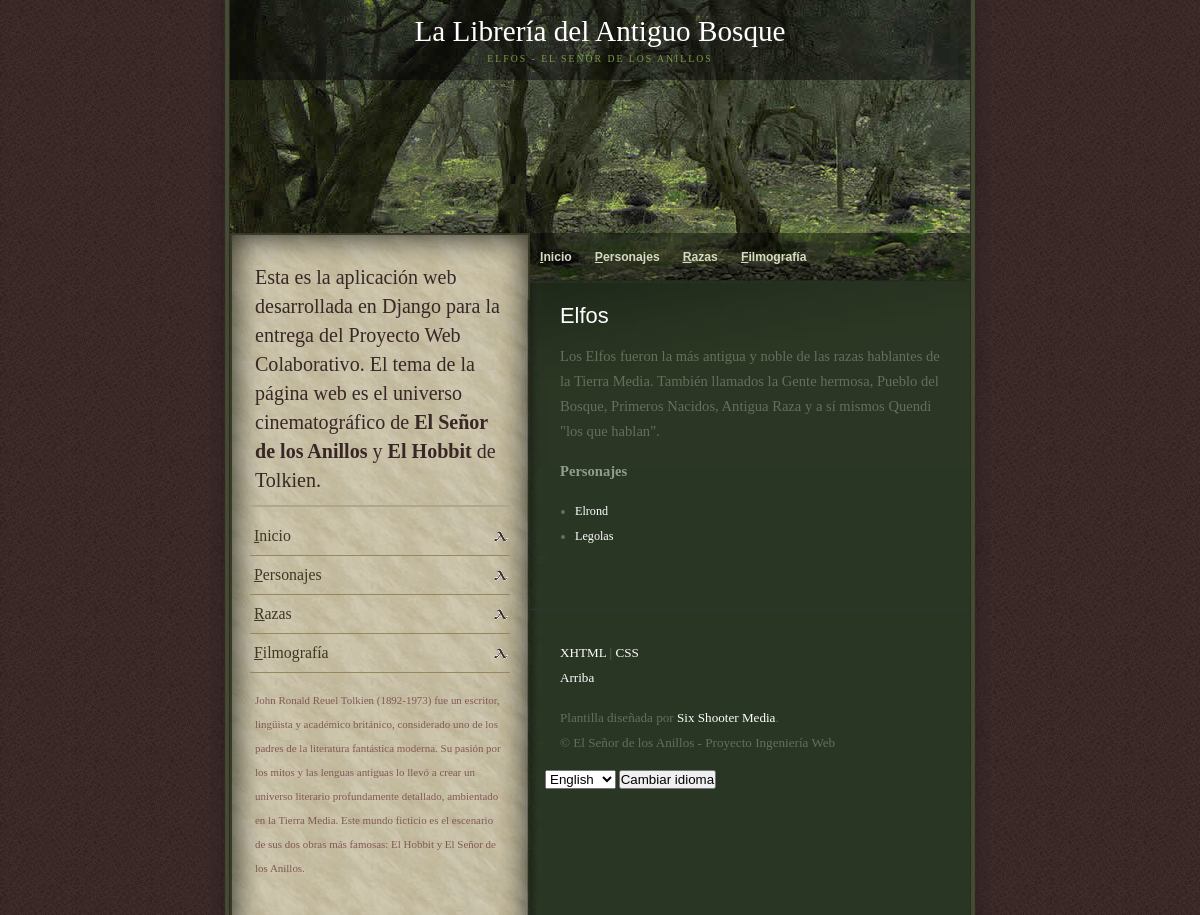
/es/razas/1/, run on an earlier commit of the app's database.
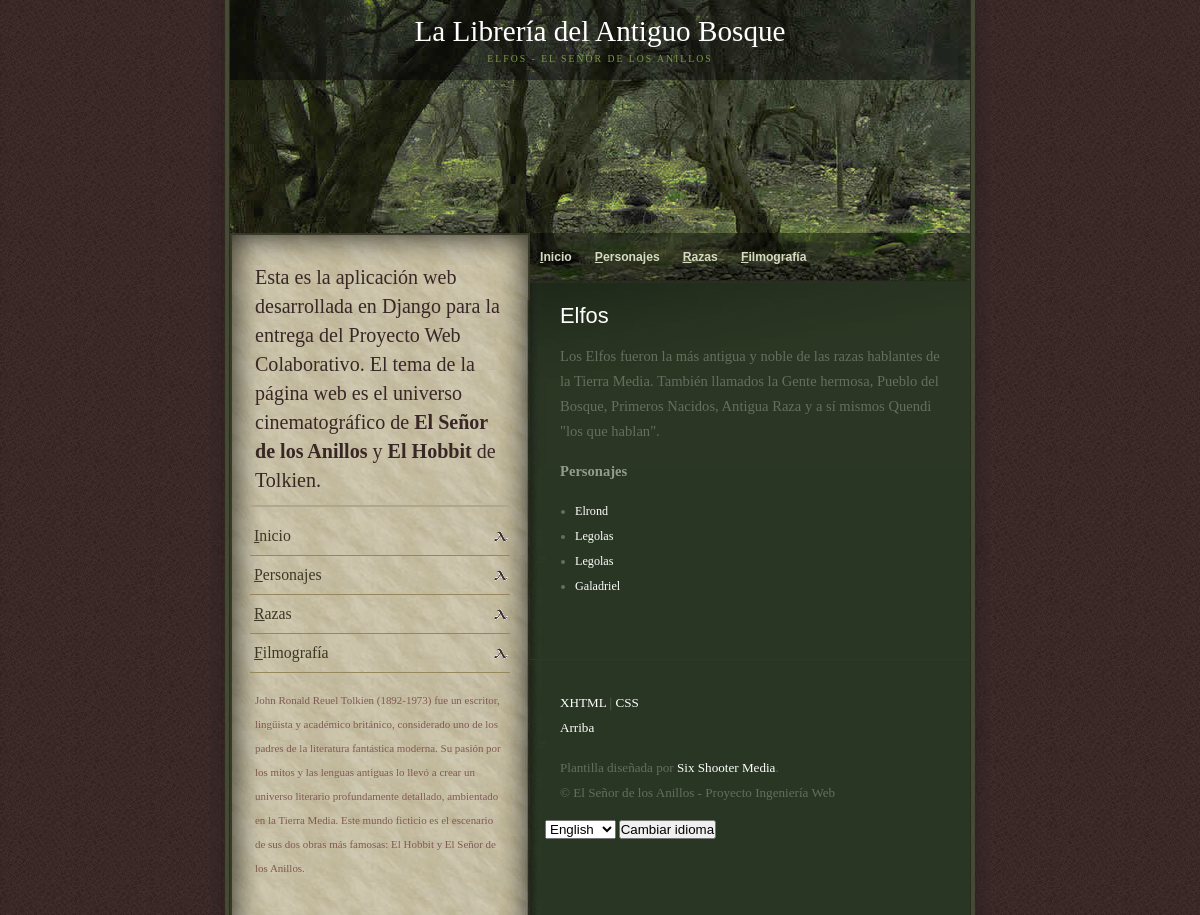
And on a later commit of the database.
### appIngenieriaWebProyectoColaborativo/models.py (models this page shows, shortened)
class Personaje(models.Model):
    raza = models.ForeignKey(Raza, on_delete=models.CASCADE)
    subRaza = models.ForeignKey(SubRaza, on_delete=models.CASCADE, null=True, blank=True)
    nombre = models.CharField(max_length=40)
    genero = models.CharField(max_length=50)
    estatura = models.FloatField(default=1.80)
    edadTierra = models.CharField(max_length=50)
    fecha_nacimiento = models.DateField()
    fecha_muerte = models.DateField(null=True, blank=True)
    peliculas = models.ManyToManyField(Pelicula)

### appIngenieriaWebProyectoColaborativo/views.py (the view)
# urls.py: path('razas/<int:pk>/', RazaDetailView.as_view(), name='raza'),
class RazaDetailView(DetailView):
    model = Raza
    template_name = 'raza_detail.html'
    context_object_name = 'raza'
    def get_context_data(self, **kwargs):
        context = super().get_context_data(**kwargs)
        raza = self.get_object()
        context['personajes'] = raza.personaje_set.all()
        return context

### appIngenieriaWebProyectoColaborativo/templates/raza_detail.html (shortened to what this page needs)
{% extends 'base.html' %}
{% load i18n %}
{% block header %}{{ raza.nombre }} - {% trans "El Señor de los Anillos" %}{% endblock %}
{% block content %}
<h2><a href="#" id="titulo_content">{{ raza.nombre }}</a></h2>
<p>{{ raza.descripcion|default:"{% trans 'Sin descripción disponible.' %}" }}</p>
<h3>{% trans "Personajes" %}</h3>
{% if personajes %}
    <ul>
        {% for personaje in personajes %}
            <li><a href="{% url 'personaje' personaje.id %}">{{ personaje.nombre }}</a></li>
        {% endfor %}
    </ul>
{% else %}
    <p>{% trans "No tiene personajes asociados." %}</p>
{% endif %}
{% endblock %}

What changed in the data, as far as the page shows it:
added Personaje: nombre "Legolas"
added Personaje: nombre "Galadriel"
